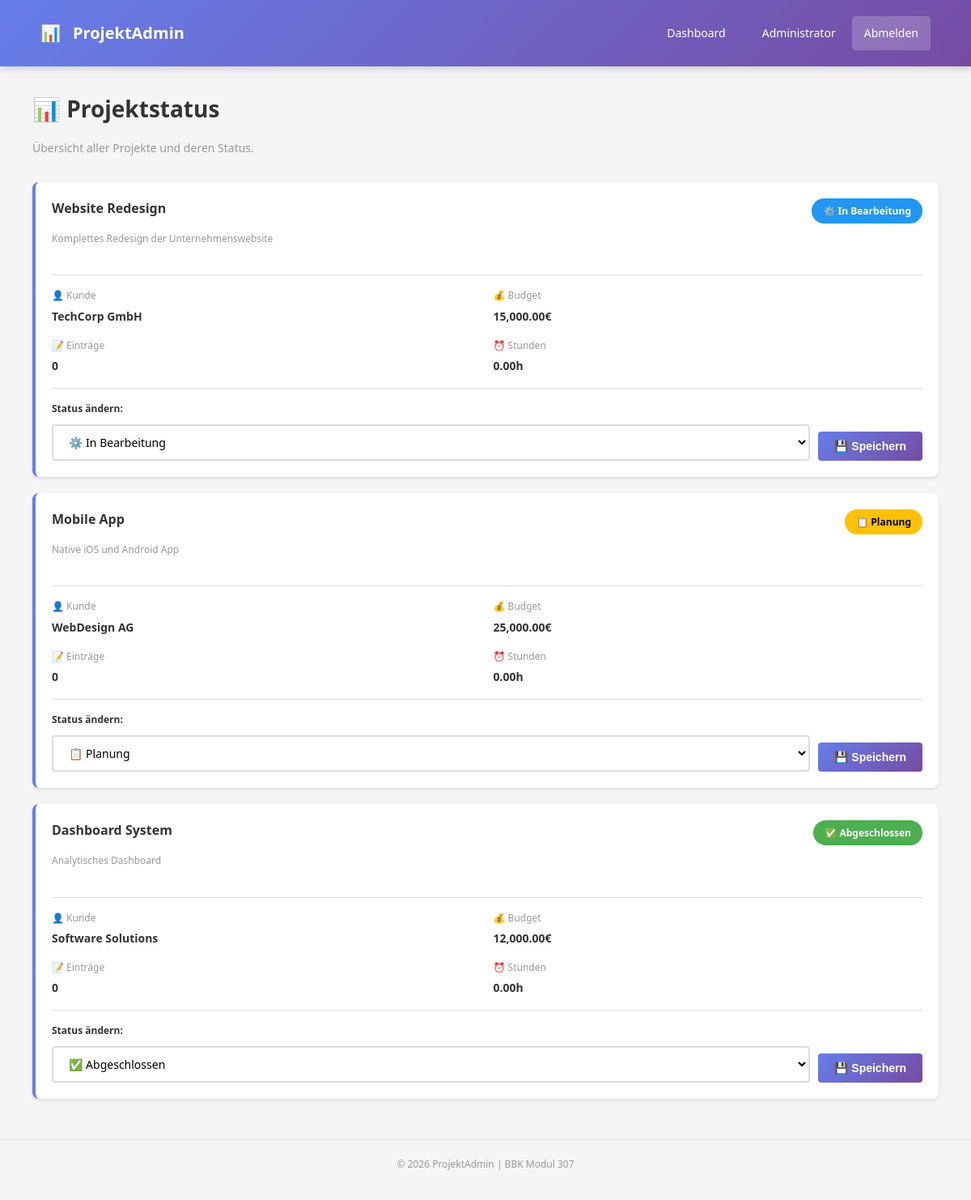
/pages/project_status.php (signed in), run on the app's committed database.
### tables this page shows
CREATE TABLE IF NOT EXISTS projects (
    id INT PRIMARY KEY AUTO_INCREMENT,
    name VARCHAR(200) NOT NULL,
    description TEXT,
    status ENUM('planning', 'in_progress', 'completed', 'on_hold') DEFAULT 'planning',
    budget DECIMAL(10, 2),
    customer_id INT,
    project_manager_id INT,
    start_date DATE,
    end_date DATE,
    created_at TIMESTAMP DEFAULT CURRENT_TIMESTAMP,
    updated_at TIMESTAMP DEFAULT CURRENT_TIMESTAMP ON UPDATE CURRENT_TIMESTAMP,
    FOREIGN KEY (customer_id) REFERENCES customers(id) ON DELETE SET NULL,
    FOREIGN KEY (project_manager_id) REFERENCES users(id) ON DELETE SET NULL,
    INDEX idx_status (status),
    INDEX idx_customer (customer_id)
);

CREATE TABLE IF NOT EXISTS customers (
    id INT PRIMARY KEY AUTO_INCREMENT,
    name VARCHAR(150) NOT NULL,
    email VARCHAR(100) NOT NULL,
    phone VARCHAR(20),
    address VARCHAR(255),
    city VARCHAR(100),
    postal_code VARCHAR(10),
    contact_person VARCHAR(150),
    created_at TIMESTAMP DEFAULT CURRENT_TIMESTAMP,
    updated_at TIMESTAMP DEFAULT CURRENT_TIMESTAMP ON UPDATE CURRENT_TIMESTAMP,
    INDEX idx_name (name),
    INDEX idx_email (email)
);

### pages/project_status.php (the view, shortened to what this page needs)
<?php
require '../config.php';
try {
    $stmt = $pdo->query('
        SELECT
            p.id, p.name, p.status, p.description, p.budget, c.name as customer_name,
            (SELECT COUNT(*) FROM hours WHERE project_id = p.id) as total_entries,
            (SELECT SUM(hours) FROM hours WHERE project_id = p.id) as sum_hours
        FROM projects p
        LEFT JOIN customers c ON p.customer_id = c.id
        ORDER BY p.created_at DESC
    ');
    $projects = $stmt->fetchAll();
} catch (Exception $e) {
    $projects = [];
    $error = 'Fehler beim Laden: ' . $e->getMessage();
}
$statusTexts = [
    'planning' => '📋 Planung',
    'in_progress' => '⚙️ In Bearbeitung',
    'completed' => '✅ Abgeschlossen',
    'on_hold' => '⏸️ Pause'
];
?>
<!DOCTYPE html>
<html lang="de">
<head>
    <link rel="stylesheet" href="../css/style.css">
    <link rel="stylesheet" href="../css/responsive.css">
</head>
<body>
    <div class="wrapper">
        <nav class="navbar">
            <div class="container">
                <div class="navbar-brand">
                    <span>📊</span>
                    <span><?php echo APP_NAME; ?></span>
                </div>
                <div class="navbar-menu">
                    <a href="../dashboard.php">Dashboard</a>
                    <div class="user-info">
                        <span><?php echo htmlspecialchars($_SESSION['user_name']); ?></span>
                        <a href="../logout.php" class="logout-btn">Abmelden</a>
                    </div>
                </div>
            </div>
        </nav>
        <main>
            <div class="container">
                <h1>📊 Projektstatus</h1>
                <p style="color: var(--gray-color); margin-bottom: var(--spacing-xl);">Übersicht aller Projekte und deren Status.</p>
                <div class="grid-2">
                    <?php foreach ($projects as $project): ?>
                        <div class="form-section" style="border-left-color: var(--primary-color);">
                            <div style="display: flex; justify-content: space-between; align-items: start; margin-bottom: var(--spacing-lg);">
                                <div>
                                    <h3><?php echo htmlspecialchars($project['name']); ?></h3>
                                    <p style="color: var(--gray-color); font-size: 12px; margin-top: 5px;">
                                        <?php echo htmlspecialchars(substr($project['description'], 0, 80)); ?>
                                    </p>
                                </div>
                                <span class="status-badge status-<?php echo $project['status']; ?>">
                                    <?php echo $statusTexts[$project['status']]; ?>
                                </span>
                            </div>
                            <div style="display: grid; grid-template-columns: 1fr 1fr; gap: 15px; padding: 15px 0; border-top: 1px solid var(--border-color); border-bottom: 1px solid var(--border-color); margin-bottom: 15px;">
                                <div>
                                    <div style="font-size: 12px; color: var(--gray-color);">👤 Kunde</div>
                                    <div style="font-weight: bold; margin-top: 5px;"><?php echo htmlspecialchars($project['customer_name'] ?: 'N/A'); ?></div>
                                </div>
                                <div>
                                    <div style="font-size: 12px; color: var(--gray-color);">💰 Budget</div>
                                    <div style="font-weight: bold; margin-top: 5px;"><?php echo number_format($project['budget'] ?? 0, 2); ?>€</div>
                                </div>
                                <div>
                                    <div style="font-size: 12px; color: var(--gray-color);">📝 Einträge</div>
                                    <div style="font-weight: bold; margin-top: 5px;"><?php echo $project['total_entries'] ?? '0'; ?></div>
                                </div>
                                <div>
                                    <div style="font-size: 12px; color: var(--gray-color);">⏰ Stunden</div>
                                    <div style="font-weight: bold; margin-top: 5px;"><?php echo number_format($project['sum_hours'] ?? 0, 2); ?>h</div>
                                </div>
                            </div>
                            <form method="POST" style="display: grid; grid-template-columns: 1fr auto; gap: 10px; align-items: flex-end;">
                                <div>
                                    <label style="font-size: 12px; margin-bottom: 5px;">Status ändern:</label>
                                    <select name="status" required style="margin-top: 5px;">
                                        <option value="planning" <?php if($project['status'] == 'planning') echo 'selected'; ?>>📋 Planung</option>
                                        <option value="in_progress" <?php if($project['status'] == 'in_progress') echo 'selected'; ?>>⚙️ In Bearbeitung</option>
                                        <option value="completed" <?php if($project['status'] == 'completed') echo 'selected'; ?>>✅ Abgeschlossen</option>
                                    </select>
                                </div>
                                <button type="submit" class="btn btn-primary" style="margin: 0;">💾 Speichern</button>
                            </form>
                        </div>
                    <?php endforeach; ?>
                </div>
            </div>
        </main>
        <footer>
            <p>&copy; 2026 <?php echo APP_NAME; ?> | BBK Modul 307</p>
        </footer>
    </div>
</body>
</html>

### css/style.css (style rules this page uses)
* { margin: 0; padding: 0; box-sizing: border-box; }
:root { --primary-color: #667eea; --primary-dark: #5568d3; --secondary-color: #764ba2; --success-color: #4CAF50; --danger-color: #f44336; --warning-color: #ff9800; --info-color: #2196F3; --light-color: #f5f5f5; --dark-color: #333; --gray-color: #999; --border-color: #ddd; --spacing-xs: 5px; --spacing-sm: 10px; --spacing-md: 15px; --spacing-lg: 20px; --spacing-xl: 30px; --spacing-2xl: 40px; --font-family: 'Segoe UI', Tahoma, Geneva, Verdana, sans-serif; --font-size-base: 14px; --font-size-lg: 16px; --font-size-xl: 20px; --font-size-2xl: 28px; --shadow-sm: 0 2px 4px rgba(0,0,0,0.1); --shadow-md: 0 4px 8px rgba(0,0,0,0.15); --shadow-lg: 0 8px 16px rgba(0,0,0,0.2); --radius-sm: 4px; --radius-md: 8px; --radius-lg: 12px; }
html { font-size: 16px; scroll-behavior: smooth; }
body { font-family: var(--font-family); font-size: var(--font-size-base); color: var(--dark-color); background: var(--light-color); line-height: 1.6; }
h1, h2, h3, h4, h5, h6 { font-weight: 600; margin-bottom: var(--spacing-md); color: var(--dark-color); }
h1 { font-size: var(--font-size-2xl); }
h3 { font-size: var(--font-size-lg); }
p { margin-bottom: var(--spacing-md); }
a { color: var(--primary-color); text-decoration: none; transition: color 0.3s ease; }
.container { max-width: 1200px; margin: 0 auto; padding: 0 var(--spacing-lg); }
.wrapper { display: flex; min-height: 100vh; flex-direction: column; }
main { flex: 1; padding: var(--spacing-xl) var(--spacing-lg); }
footer { background: var(--light-color); padding: var(--spacing-lg); text-align: center; color: var(--gray-color); font-size: 12px; border-top: 1px solid var(--border-color); }
.navbar { background: linear-gradient(135deg, #667eea 0%, #764ba2 100%); color: white; padding: var(--spacing-lg) var(--spacing-xl); box-shadow: var(--shadow-md); position: sticky; top: 0; z-index: 100; }
.navbar .container { display: flex; justify-content: space-between; align-items: center; }
.navbar-brand { font-size: var(--font-size-xl); font-weight: 700; display: flex; align-items: center; gap: var(--spacing-md); }
.navbar-menu { display: flex; gap: var(--spacing-xl); align-items: center; }
.navbar-menu a { color: white; padding: var(--spacing-sm) var(--spacing-md); border-radius: var(--radius-sm); transition: background 0.3s ease; }
.user-info { display: flex; align-items: center; gap: var(--spacing-lg); }
.logout-btn { background: rgba(255, 255, 255, 0.2); padding: var(--spacing-sm) var(--spacing-md); border-radius: var(--radius-sm); color: white !important; }
label { display: block; margin-bottom: var(--spacing-sm); font-weight: 600; color: var(--dark-color); }
input, select, textarea { width: 100%; padding: var(--spacing-sm) var(--spacing-md); border: 2px solid var(--border-color); border-radius: var(--radius-sm); font-family: var(--font-family); font-size: var(--font-size-base); transition: all 0.3s ease; background: white; }
.form-section { background: white; padding: var(--spacing-lg); border-radius: var(--radius-md); margin-bottom: var(--spacing-lg); box-shadow: var(--shadow-sm); border-left: 4px solid var(--primary-color); }
button, .btn { padding: var(--spacing-sm) var(--spacing-lg); border: none; border-radius: var(--radius-sm); font-size: var(--font-size-base); font-weight: 600; cursor: pointer; transition: all 0.3s ease; display: inline-flex; align-items: center; gap: var(--spacing-sm); }
.btn-primary { background: linear-gradient(135deg, #667eea 0%, #764ba2 100%); color: white; }
.status-badge { padding: 6px 14px; border-radius: 20px; color: white; font-weight: 600; font-size: 12px; text-align: center; }
.status-planning { background: #FFC107; color: #000; }
.status-in_progress { background: #2196F3; }
.status-completed { background: #4CAF50; }
.grid-2 { grid-template-columns: repeat(auto-fit, minmax(400px, 1fr)); }

### data on the page
projects: name "Website Redesign", description "Komplettes Redesign der Unternehmenswebsite", status "⚙️ In Bearbeitung", customer.name "TechCorp GmbH", budget "15,000.00", total_entries "0", sum_hours "0.00"
projects: name "Mobile App", description "Native iOS und Android App", status "📋 Planung", customer.name "WebDesign AG", budget "25,000.00", total_entries "0", sum_hours "0.00"
projects: name "Dashboard System", description "Analytisches Dashboard", status "✅ Abgeschlossen", customer.name "Software Solutions", budget "12,000.00", total_entries "0", sum_hours "0.00"

### other printed values
APP_NAME "ProjektAdmin"
$_SESSION['user_name'] "Administrator"
